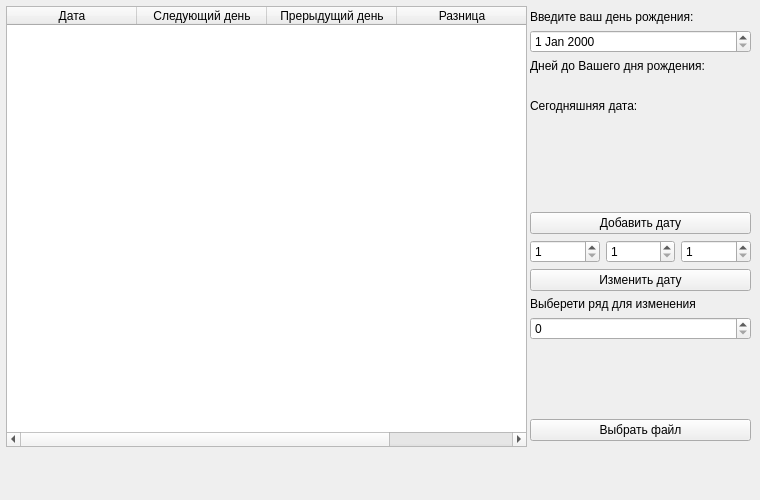
<?xml version="1.0" encoding="UTF-8"?>
<ui version="4.0">
 <class>MainWindow</class>
 <widget class="QMainWindow" name="MainWindow">
  <property name="geometry">
   <rect>
    <x>0</x>
    <y>0</y>
    <width>760</width>
    <height>500</height>
   </rect>
  </property>
  <property name="minimumSize">
   <size>
    <width>760</width>
    <height>500</height>
   </size>
  </property>
  <property name="maximumSize">
   <size>
    <width>760</width>
    <height>500</height>
   </size>
  </property>
  <property name="windowTitle">
   <string>MainWindow</string>
  </property>
  <widget class="QWidget" name="centralwidget">
   <widget class="QTableWidget" name="tableWidget">
    <property name="geometry">
     <rect>
      <x>6</x>
      <y>6</y>
      <width>521</width>
      <height>441</height>
     </rect>
    </property>
    <property name="editTriggers">
     <set>QAbstractItemView::NoEditTriggers</set>
    </property>
    <property name="rowCount">
     <number>0</number>
    </property>
    <property name="columnCount">
     <number>4</number>
    </property>
    <attribute name="horizontalHeaderDefaultSectionSize">
     <number>130</number>
    </attribute>
    <column>
     <property name="text">
      <string>Дата</string>
     </property>
    </column>
    <column>
     <property name="text">
      <string>Следующий день</string>
     </property>
    </column>
    <column>
     <property name="text">
      <string>Прерыдущий день</string>
     </property>
    </column>
    <column>
     <property name="text">
      <string>Разница</string>
     </property>
    </column>
   </widget>
   <widget class="QWidget" name="layoutWidget">
    <property name="geometry">
     <rect>
      <x>530</x>
      <y>10</y>
      <width>221</width>
      <height>431</height>
     </rect>
    </property>
    <layout class="QVBoxLayout" name="verticalLayout">
     <item>
      <widget class="QLabel" name="label_2">
       <property name="text">
        <string>Введите ваш день рождения:</string>
       </property>
      </widget>
     </item>
     <item>
      <widget class="QDateEdit" name="bdateEdit"/>
     </item>
     <item>
      <widget class="QLabel" name="label_4">
       <property name="text">
        <string>Дней до Вашего дня рождения:</string>
       </property>
      </widget>
     </item>
     <item>
      <widget class="QLabel" name="label_3">
       <property name="text">
        <string/>
       </property>
      </widget>
     </item>
     <item>
      <widget class="QLabel" name="label_5">
       <property name="text">
        <string>Сегодняшняя дата:</string>
       </property>
      </widget>
     </item>
     <item>
      <widget class="QLabel" name="label_6">
       <property name="text">
        <string/>
       </property>
      </widget>
     </item>
     <item>
      <spacer name="verticalSpacer">
       <property name="orientation">
        <enum>Qt::Vertical</enum>
       </property>
       <property name="sizeHint" stdset="0">
        <size>
         <width>20</width>
         <height>40</height>
        </size>
       </property>
      </spacer>
     </item>
     <item>
      <widget class="QPushButton" name="adddate">
       <property name="text">
        <string>Добавить дату</string>
       </property>
      </widget>
     </item>
     <item>
      <layout class="QHBoxLayout" name="horizontalLayout">
       <item>
        <widget class="QSpinBox" name="day">
         <property name="minimum">
          <number>1</number>
         </property>
         <property name="maximum">
          <number>31</number>
         </property>
        </widget>
       </item>
       <item>
        <widget class="QSpinBox" name="month">
         <property name="minimum">
          <number>1</number>
         </property>
         <property name="maximum">
          <number>12</number>
         </property>
        </widget>
       </item>
       <item>
        <widget class="QSpinBox" name="year">
         <property name="minimum">
          <number>1</number>
         </property>
         <property name="maximum">
          <number>9999</number>
         </property>
        </widget>
       </item>
      </layout>
     </item>
     <item>
      <widget class="QPushButton" name="changedate">
       <property name="text">
        <string>Изменить дату</string>
       </property>
      </widget>
     </item>
     <item>
      <widget class="QLabel" name="label">
       <property name="text">
        <string>Выберети ряд для изменения</string>
       </property>
      </widget>
     </item>
     <item>
      <widget class="QSpinBox" name="spintable"/>
     </item>
     <item>
      <spacer name="verticalSpacer_2">
       <property name="orientation">
        <enum>Qt::Vertical</enum>
       </property>
       <property name="sizeHint" stdset="0">
        <size>
         <width>20</width>
         <height>40</height>
        </size>
       </property>
      </spacer>
     </item>
     <item>
      <widget class="QPushButton" name="selectfilebutton">
       <property name="text">
        <string>Выбрать файл</string>
       </property>
      </widget>
     </item>
    </layout>
   </widget>
  </widget>
  <widget class="QMenuBar" name="menubar">
   <property name="geometry">
    <rect>
     <x>0</x>
     <y>0</y>
     <width>760</width>
     <height>30</height>
    </rect>
   </property>
  </widget>
 </widget>
 <resources/>
 <connections/>
</ui>
